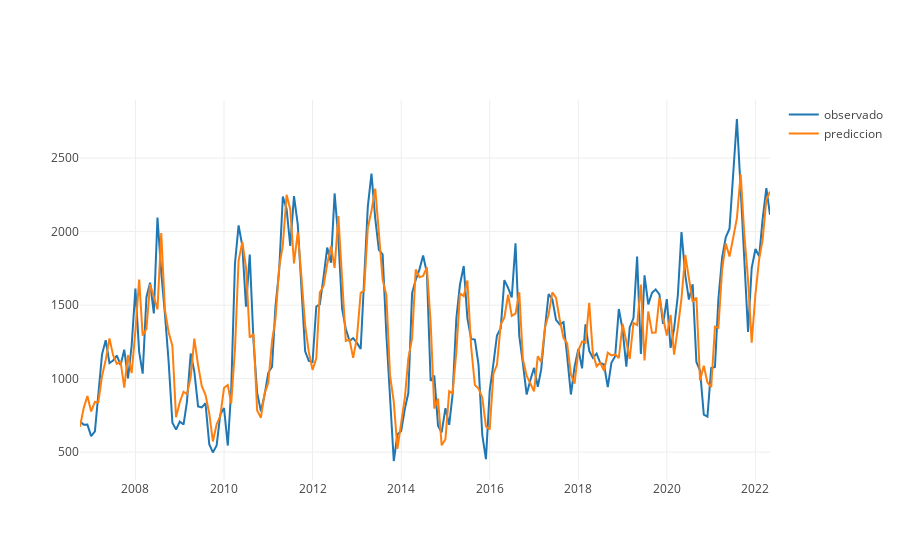

Notebook source saved alongside this figure:
### Code cell
from sklearn.metrics import mean_squared_error
from pandas.tseries.offsets import DateOffset


X_predict = sm.add_constant(training[exog])
predictions = robust_results.predict(X_predict)
rmse = mean_squared_error(training["pp"], predictions, squared=False)
# predictions.index = predictions.index + DateOffset(months=-1)
print("RMSE: ", rmse)
fig = go.Figure(go.Scatter(x = training.index, y = training["pp"], name = "observado"))
fig = fig.add_trace(go.Scatter(x = predictions.index, y = predictions, name = "prediccion"))
fig.update_layout(template = None)

### Figure 1 — Plotly figure (JSON) as saved in the notebook; plotly's stock layout.template omitted (floating-point values rounded to 4 significant figures; data arrays with more than 128 entries replaced by an {"elided": "..."} marker saying what was removed)
{"data": [{"name": "observado", "type": "scatter", "x": {"elided": "188 str values"}, "y": {"elided": "188 float values"}}, {"name": "prediccion", "type": "scatter", "x": {"elided": "188 str values"}, "y": {"elided": "188 float values"}}], "layout": {}}
